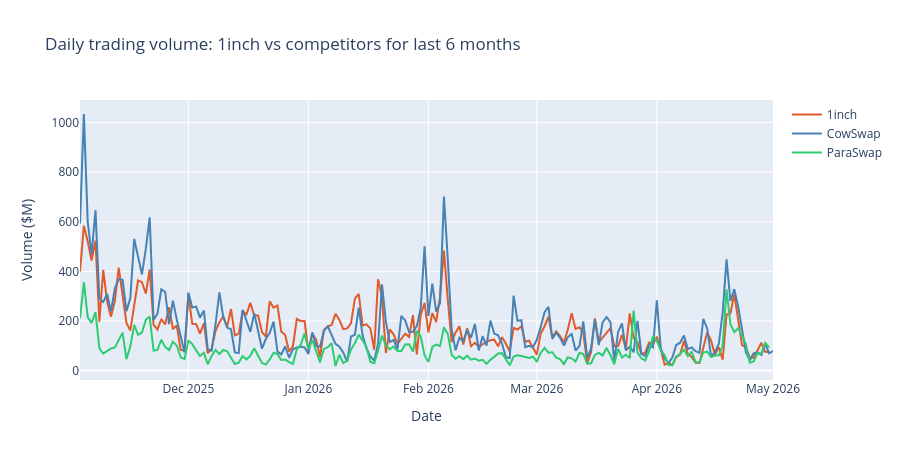
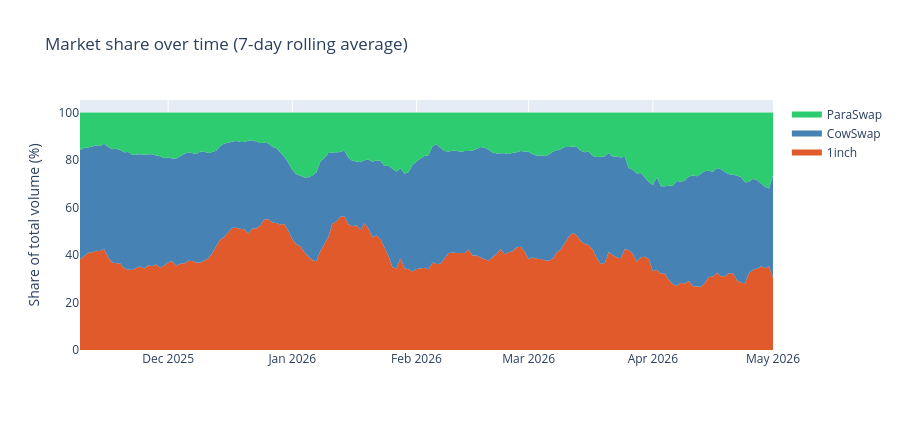

These figures' notebook cell, in order:
### Code cell
CUTOFF = pd.Timestamp.now() - pd.Timedelta(days=180)
COLORS = {'1inch':'#E05A2B', 'cowswap':'#4682B4', 'paraswap':'#2ECC71', '0x':'#9B59B6'}

fig = go.Figure()
for slug, df in dfs.items():
    recent = df[df['date'] >= CUTOFF]
    name = PROTOCOL_SLUGS.get(slug, slug)
    fig.add_trace(go.Scatter(x=recent['date'], y=recent['volume']/1e6, name=name,
                             mode='lines', line=dict(color=COLORS.get(slug, '#999'), width=2)))
fig.update_layout(title='Daily trading volume: 1inch vs competitors for last 6 months',
                  xaxis_title='Date', yaxis_title='Volume ($M)',
                  height=460, hovermode='x unified')
fig.show()

combined = pd.concat(dfs.values(), ignore_index=True)
combined = combined[combined['date'] >= CUTOFF]
pivot = combined.pivot_table(index='date', columns='protocol', values='volume', aggfunc='sum').fillna(0)
pivot['_total'] = pivot.sum(axis=1)
share = pivot.drop(columns='_total').div(pivot['_total'], axis=0) * 100
share = share.rolling(7).mean().dropna()

fig2 = go.Figure()
for col in share.columns:
    slug_key = next((k for k, v in PROTOCOL_SLUGS.items() if v == col), col.lower())
    fig2.add_trace(go.Scatter(x=share.index, y=share[col], name=col,
                              stackgroup='one', mode='none',
                              fillcolor=COLORS.get(slug_key, '#999')))
fig2.update_layout(title='Market share over time (7-day rolling average)',
                   yaxis_title='Share of total volume (%)', height=430, hovermode='x unified')
fig2.show()

kpi_rows = [{'Protocol': PROTOCOL_SLUGS.get(s, s),
             '24h Vol ($M)':  round(meta[s].get('total24h', 0)/1e6, 1),
             '7d Vol ($M)':   round(meta[s].get('total7d',  0)/1e6, 1),
             '30d Vol ($M)':  round(meta[s].get('total30d', 0)/1e6, 1),
             'Chains': len(meta[s].get('chains', []))} for s in meta]
kpi_df = pd.DataFrame(kpi_rows).sort_values('24h Vol ($M)', ascending=False)
print('Aggregator comparison (DeFiLlama)')
print('='*65)
print(kpi_df.to_string(index=False))

### Figure 1 — Plotly figure (JSON) as saved in the notebook; plotly's stock layout.template omitted (floating-point values rounded to 4 significant figures; data arrays with more than 128 entries replaced by an {"elided": "..."} marker saying what was removed)
{"data": [{"line": {"color": "#E05A2B", "width": 2}, "mode": "lines", "name": "1inch", "type": "scatter", "x": {"elided": "179 str values"}, "y": {"elided": "179 float values"}}, {"line": {"color": "#4682B4", "width": 2}, "mode": "lines", "name": "CowSwap", "type": "scatter", "x": {"elided": "180 str values"}, "y": {"elided": "180 float values"}}, {"line": {"color": "#2ECC71", "width": 2}, "mode": "lines", "name": "ParaSwap", "type": "scatter", "x": {"elided": "179 str values"}, "y": {"elided": "179 float values"}}], "layout": {"height": 460, "hovermode": "x unified", "title": {"text": "Daily trading volume: 1inch vs competitors for last 6 months"}, "xaxis": {"title": {"text": "Date"}}, "yaxis": {"title": {"text": "Volume ($M)"}}}}

### Figure 2 — Plotly figure (JSON) as saved in the notebook; plotly's stock layout.template omitted (floating-point values rounded to 4 significant figures; data arrays with more than 128 entries replaced by an {"elided": "..."} marker saying what was removed)
{"data": [{"fillcolor": "#E05A2B", "mode": "none", "name": "1inch", "stackgroup": "one", "type": "scatter", "x": {"elided": "174 str values"}, "y": {"elided": "174 float values"}}, {"fillcolor": "#4682B4", "mode": "none", "name": "CowSwap", "stackgroup": "one", "type": "scatter", "x": {"elided": "174 str values"}, "y": {"elided": "174 float values"}}, {"fillcolor": "#2ECC71", "mode": "none", "name": "ParaSwap", "stackgroup": "one", "type": "scatter", "x": {"elided": "174 str values"}, "y": {"elided": "174 float values"}}], "layout": {"height": 430, "hovermode": "x unified", "title": {"text": "Market share over time (7-day rolling average)"}, "yaxis": {"title": {"text": "Share of total volume (%)"}}}}
